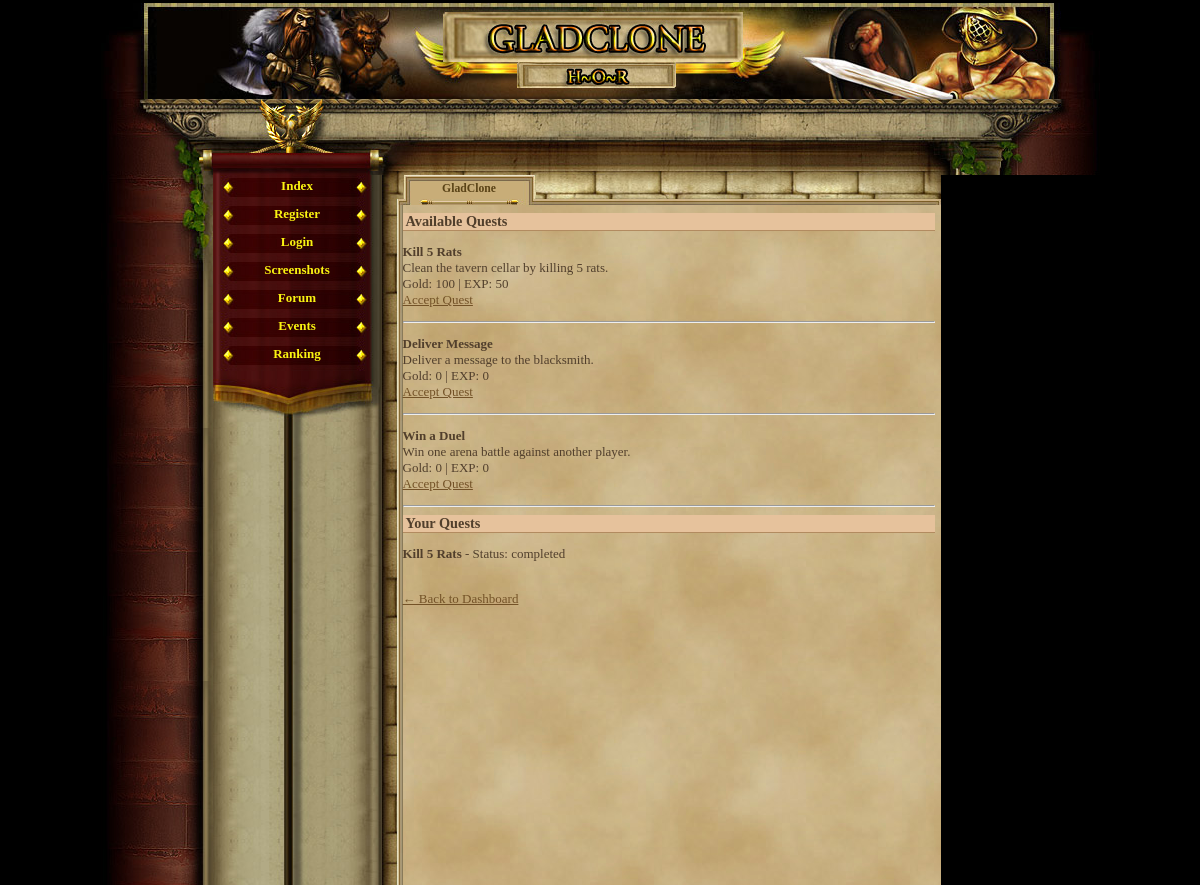
The page /quest.php (signed in) on the database its author committed.
### tables this page shows
CREATE TABLE `quests` (
  `id` int(11) NOT NULL AUTO_INCREMENT,
  `title` varchar(100) NOT NULL,
  `description` text NOT NULL,
  `reward_gold` int(11) DEFAULT '0',
  `reward_exp` int(11) DEFAULT '0',
  `gold_reward` int(11) NOT NULL DEFAULT '0',
  `exp_reward` int(11) NOT NULL DEFAULT '0',
  PRIMARY KEY (`id`)
);

CREATE TABLE `player_quests` (
  `id` int(11) NOT NULL AUTO_INCREMENT,
  `player_id` int(11) NOT NULL,
  `quest_id` int(11) NOT NULL,
  `status` enum('active','completed') NOT NULL DEFAULT 'active',
  PRIMARY KEY (`id`),
  KEY `player_id` (`player_id`),
  KEY `quest_id` (`quest_id`),
  CONSTRAINT `player_quests_ibfk_1` FOREIGN KEY (`player_id`) REFERENCES `gracze` (`id`) ON DELETE CASCADE,
  CONSTRAINT `player_quests_ibfk_2` FOREIGN KEY (`quest_id`) REFERENCES `quests` (`id`) ON DELETE CASCADE
);

### quest.php (the view, shortened to what this page needs)
<?php
require_once('var/ustawienia.php');
require_once('gora_strony.php');
require_once('menu_l.php');
$player_id = $_SESSION['id'];
$result = $conn->query("SELECT * FROM quests");
echo "<h2>Available Quests</h2>";
while ($row = $result->fetch_assoc()) {
    echo "<p><strong>{$row['title']}</strong><br>";
    echo "{$row['description']}<br>";
    echo "Gold: {$row['gold_reward']} | EXP: {$row['exp_reward']}<br>";
    echo "<a href='quest.php?accept={$row['id']}'>Accept Quest</a></p><hr>";
}
echo "<h2>Your Quests</h2>";
$stmt = $conn->prepare("
    SELECT q.title, pq.status, q.id
    FROM player_quests pq
    JOIN quests q ON pq.quest_id = q.id
    WHERE pq.player_id = ?
");
$stmt->bind_param("i", $player_id);
$stmt->execute();
$user_quests = $stmt->get_result();
while ($quest = $user_quests->fetch_assoc()) {
    echo "<p><strong>{$quest['title']}</strong> - Status: {$quest['status']}<br>";
    echo "</p>";
}
?>
<br><a href="index.php">← Back to Dashboard</a>

### game_05.css (style rules this page uses)
body, html { margin: 0; padding: 0; font-family:"Palatino Linotype", "Times New Roman", Times, serif; text-align: center; color: #513F2C; background-color: #000; font-size:16px; }
h2 { text-align:left; border-bottom:1px solid #b28b60; color:#513F2C; background-color:#e6c29c; margin:8px 0px 0px 0px; padding-left:3px; font-size:1.1em; }
a { -moz-user-focus: none; -moz-outline: none; outline: none; }
#content a { color:#735227; }

### rows shown on the page
quests: title "Kill 5 Rats", description "Clean the tavern cellar by killing 5 rats.", gold_reward "100", exp_reward "50"
quests: title "Deliver Message", description "Deliver a message to the blacksmith.", gold_reward "0", exp_reward "0"
quests: title "Win a Duel", description "Win one arena battle against another player.", gold_reward "0", exp_reward "0"
player_quests: quest.title "Kill 5 Rats", status "completed"
